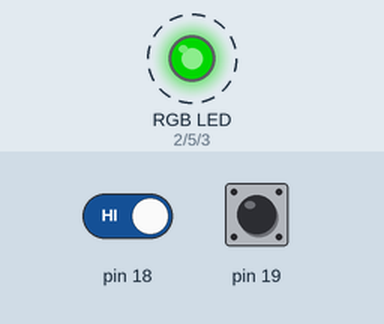
This sketch was run on a simulated Arduino Uno, built with avr-gcc and run on an emulated ATmega328P. Parts: an RGB LED mixed from three pins (HIGH = lit). Dashed ring = blinking. The test bench sets the inputs (shaded band); at power-on: pin 19 HIGH, pin 18 HIGH. Dim RGB values are drawn brighter than linear; what the sketch prints to the serial monitor is not drawn.

Above: at 1.2 s.
1.3 s: pin 19 pulled LOW for 0.15 s
At 1.65 s:
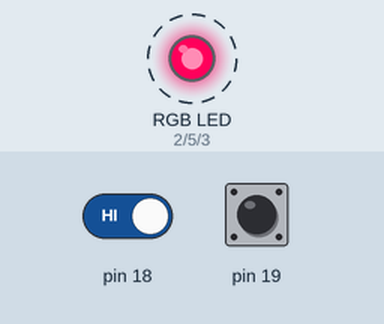
4.3 s: pin 18 driven LOW
At 4.67 s:
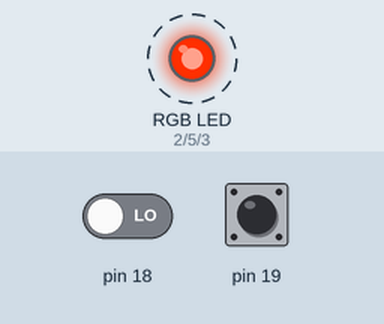
7.3 s: pin 19 pulled LOW for 1 s
At 8.01 s:
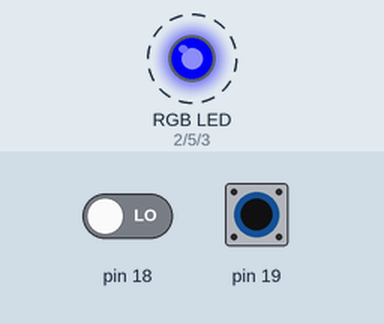
Timing chart, 0 to 40.3 s (numbered marks = the images above; inputs shaded):
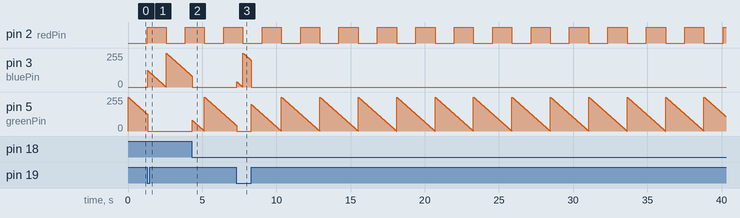

Measured:
- by itself, pin 2 (redPin): alternates HIGH for 1.3 s and LOW for 1.3 s

The sketch:

serial_com.ino
```cpp
int redPin = 2;
int greenPin = 5;
int bluePin = 3;

void setup()
{
  Serial.begin(38400);
  pinMode(18, INPUT);
  pinMode(19, INPUT_PULLUP);
  pinMode(redPin, OUTPUT);
  pinMode(greenPin, OUTPUT);
  pinMode(bluePin, OUTPUT);
}

int redIntensity = 0;
int mode = 0;

void loop()
{
  // set all 3 pins to the desired intensity
  analogWrite(redPin, redIntensity);
  if (mode == 0) {
    // in mode zero, fade from red to green
    analogWrite(greenPin, 255 - redIntensity);
    analogWrite(bluePin, 0);
  } else {
    // in mode one, fade from red to blue
    analogWrite(greenPin, 0);
    analogWrite(bluePin, 255 - redIntensity);
  }

  if (digitalRead(18) == LOW) {
    // use mode zero when the first button is pressed
    mode = 0;
    Serial.println("mode 0");
  }
  if (digitalRead(19) == LOW) {
    // use mode one when the first button is pressed
    mode = 1;
    Serial.println("mode 1");
  }

  // remain at this color, but not for very long
  delay(10);

  // increase the red
  redIntensity = redIntensity + 1;

  // since 255 is the maximum, set it back to 0
  // when it increments beyond 255
  if (redIntensity > 255) {
    redIntensity = 0;
  }
}
```
